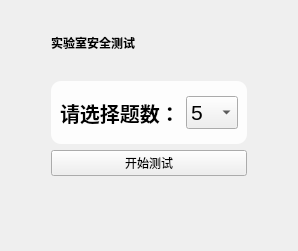
                <widget class="QWidget" name="page">
                 <property name="styleSheet">
                  <string notr="true">#page{
	border-image: url(:/images/exp_safe.png);
}
</string>
                 </property>
                 <layout class="QGridLayout" name="gridLayout" rowstretch="1,1,1,1" columnstretch="1,1,1">
                  <item row="1" column="1">
                   <widget class="QFrame" name="frame_6">
                    <property name="font">
                     <font>
                      <pointsize>12</pointsize>
                     </font>
                    </property>
                    <property name="styleSheet">
                     <string notr="true">#frame_6{
background-color: rgba(255, 255, 255,220);
border-radius:10px;
}</string>
                    </property>
                    <property name="frameShape">
                     <enum>QFrame::StyledPanel</enum>
                    </property>
                    <property name="frameShadow">
                     <enum>QFrame::Raised</enum>
                    </property>
                    <layout class="QGridLayout" name="gridLayout_3" rowstretch="2,1,2">
                     <item row="1" column="1">
                      <widget class="QComboBox" name="comboBox">
                       <property name="sizePolicy">
                        <sizepolicy hsizetype="Preferred" vsizetype="Expanding">
                         <horstretch>0</horstretch>
                         <verstretch>0</verstretch>
                        </sizepolicy>
                       </property>
                       <property name="font">
                        <font>
                         <pointsize>16</pointsize>
                        </font>
                       </property>
                       <property name="styleSheet">
                        <string notr="true">/* 下拉后，整个下拉窗体每项的样式 */
QComboBox QAbstractItemView::item {
    height: 50px;   /* 项的高度（设置pComboBox-&gt;setView(new QListView());后，该项才起作用） */
}</string>
                       </property>
                       <property name="currentText">
                        <string>5</string>
                       </property>
                       <item>
                        <property name="text">
                         <string>5</string>
                        </property>
                       </item>
                       <item>
                        <property name="text">
                         <string>10</string>
                        </property>
                       </item>
                       <item>
                        <property name="text">
                         <string>15</string>
                        </property>
                       </item>
                      </widget>
                     </item>
                     <item row="1" column="0">
                      <widget class="QLabel" name="label_3">
                       <property name="font">
                        <font>
                         <pointsize>15</pointsize>
                         <weight>62</weight>
                         <bold>true</bold>
                        </font>
                       </property>
                       <property name="styleSheet">
                        <string notr="true">background-color: transparent;
font-weight:500;</string>
                       </property>
                       <property name="text">
                        <string>请选择题数：</string>
                       </property>
                      </widget>
                     </item>
                     <item row="0" column="1">
                      <spacer name="verticalSpacer_3">
                       <property name="orientation">
                        <enum>Qt::Vertical</enum>
                       </property>
                       <property name="sizeHint" stdset="0">
                        <size>
                         <width>20</width>
                         <height>40</height>
                        </size>
                       </property>
                      </spacer>
                     </item>
                     <item row="2" column="1">
                      <spacer name="verticalSpacer_4">
                       <property name="orientation">
                        <enum>Qt::Vertical</enum>
                       </property>
                       <property name="sizeHint" stdset="0">
                        <size>
                         <width>20</width>
                         <height>40</height>
                        </size>
                       </property>
                      </spacer>
                     </item>
                    </layout>
                   </widget>
                  </item>
                  <item row="0" column="1">
                   <widget class="QLabel" name="label_safe">
                    <property name="styleSheet">
                     <string notr="true">background-color: rgb(255, 255, 255，100);
font: 28pt &quot;楷体&quot;;
font-weight:500;</string>
                    </property>
                    <property name="text">
                     <string>实验室安全测试</string>
                    </property>
                   </widget>
                  </item>
                  <item row="0" column="0">
                   <spacer name="horizontalSpacer_2">
                    <property name="orientation">
                     <enum>Qt::Horizontal</enum>
                    </property>
                    <property name="sizeHint" stdset="0">
                     <size>
                      <width>40</width>
                      <height>20</height>
                     </size>
                    </property>
                   </spacer>
                  </item>
                  <item row="0" column="2">
                   <spacer name="horizontalSpacer_3">
                    <property name="orientation">
                     <enum>Qt::Horizontal</enum>
                    </property>
                    <property name="sizeHint" stdset="0">
                     <size>
                      <width>40</width>
                      <height>20</height>
                     </size>
                    </property>
                   </spacer>
                  </item>
                  <item row="3" column="1">
                   <spacer name="verticalSpacer">
                    <property name="orientation">
                     <enum>Qt::Vertical</enum>
                    </property>
                    <property name="sizeHint" stdset="0">
                     <size>
                      <width>20</width>
                      <height>40</height>
                     </size>
                    </property>
                   </spacer>
                  </item>
                  <item row="2" column="1">
                   <widget class="QPushButton" name="start_btn">
                    <property name="text">
                     <string>开始测试</string>
                    </property>
                   </widget>
                  </item>
                 </layout>
                </widget>
